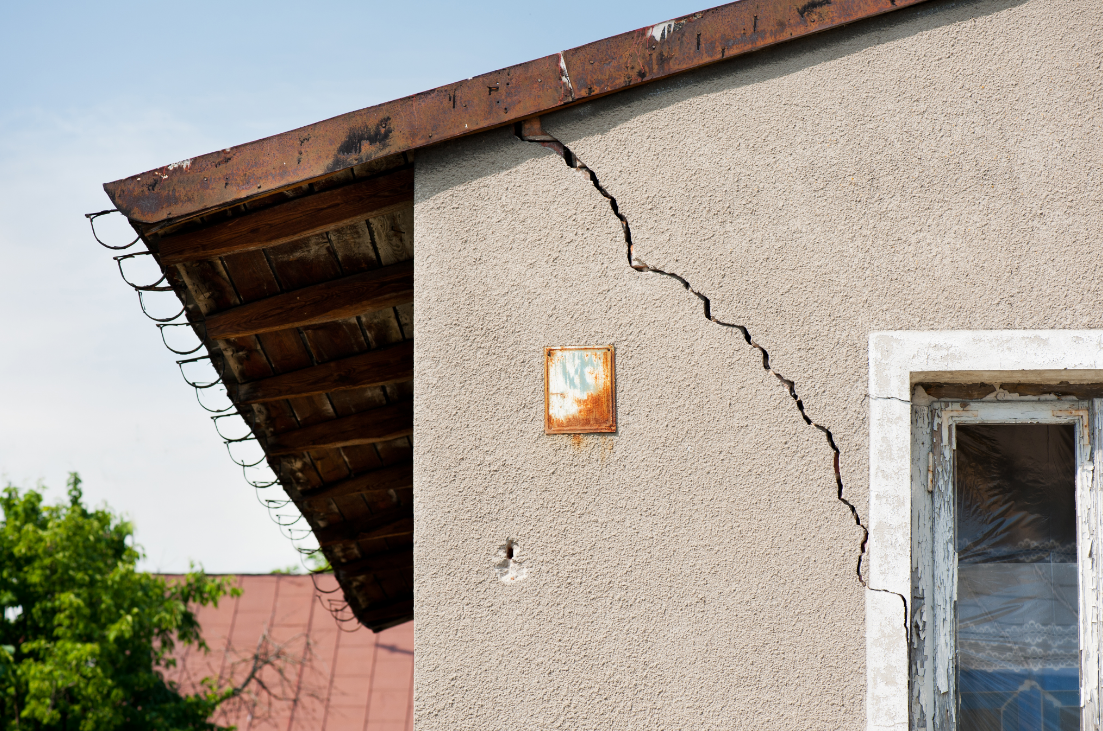
#> input picture Aula_04/rachadura3.png, 1103 x 731 px, found by its file name
$ python app.py
#> lines starting #> are read from the running program, lines starting #| are printed output that depends on the picture; after the words box and inside, x2 and y2 are one past the last pixel; in counts of white or black regions, pixels touching at a corner belong together; pictures that were not available may be replaced by others from this repository, and a replacement may not be noted
import cv2
import numpy as np

# Lista de arquivos de imagem
arquivos = [
    r"C:\Users\perry\Documents\Facul\7 SEM\VisaoComputacional\Aula_04\rachadura3.png",
    r"C:\Users\perry\Documents\Facul\7 SEM\VisaoComputacional\Aula_04\rachadura4.png",
    r"C:\Users\perry\Documents\Facul\7 SEM\VisaoComputacional\Aula_04\rachadura5.jpeg"
]

# Processar e exibir cada imagem
for i, arquivo in enumerate(arquivos, start=3):
    image_rgb = cv2.imread(arquivo, cv2.IMREAD_COLOR)
#> image_rgb is the input picture: shape (731, 1103, 3); mean B, G, R 146.6, 155.7, 163.3

    if image_rgb is None:
        print(f"Erro ao carregar a imagem: {arquivo}")
        continue

    imagem_cinza = cv2.cvtColor(image_rgb, cv2.COLOR_BGR2GRAY)
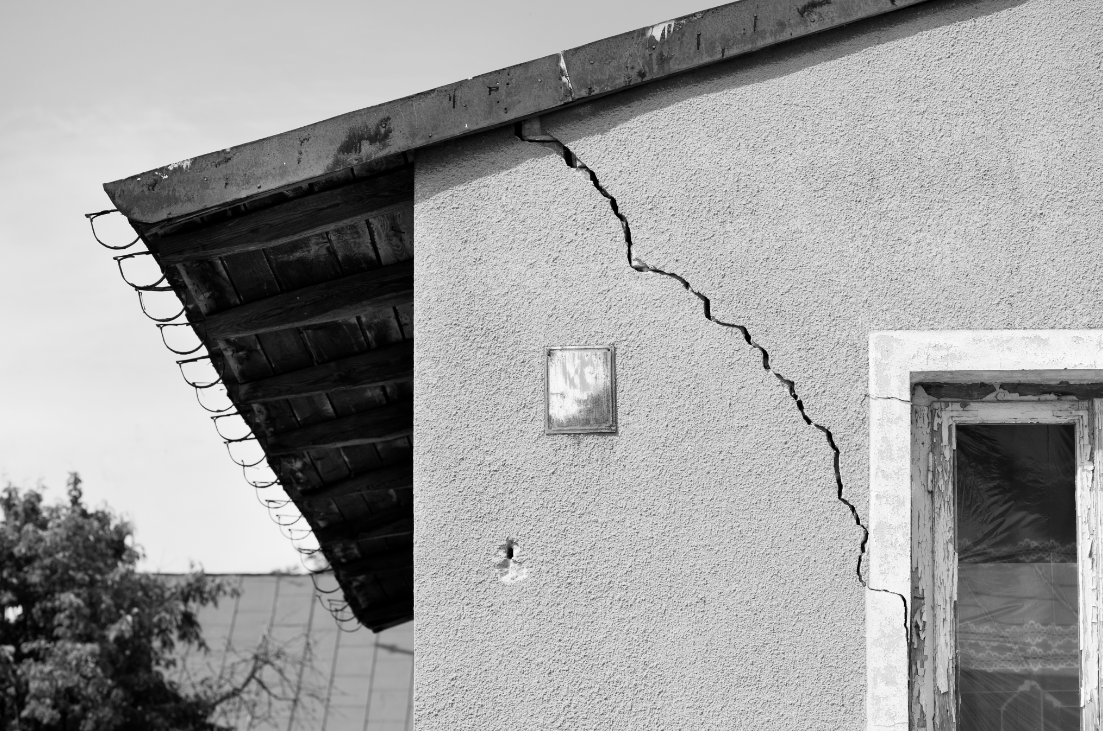
#> imagem_cinza: shape (731, 1103); min 0, max 253, mean 157
    _, imagem_binaria = cv2.threshold(imagem_cinza, 127, 255, cv2.THRESH_BINARY)
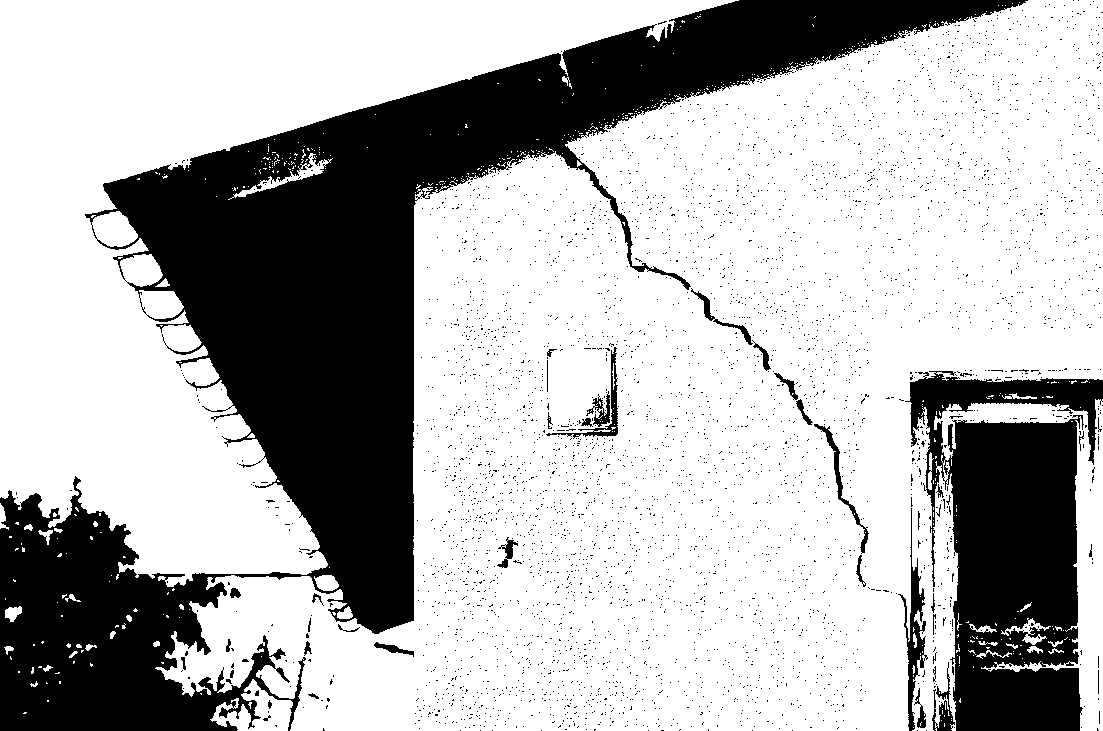
#> imagem_binaria: shape (731, 1103); 71.1% white; 4154 black regions (4115 under 20 px), largest, box (x1, y1, x2, y2) and area: (0, 0, 1028, 731) 176955, (905, 371, 1103, 731) 43629, (898, 508, 928, 731) 1635

    cv2.imshow(f"Thresholding Binário {i}", imagem_binaria)
#> pass 2 of the loop `for i, arquivo in enumerate(arquivos, start=3):`:
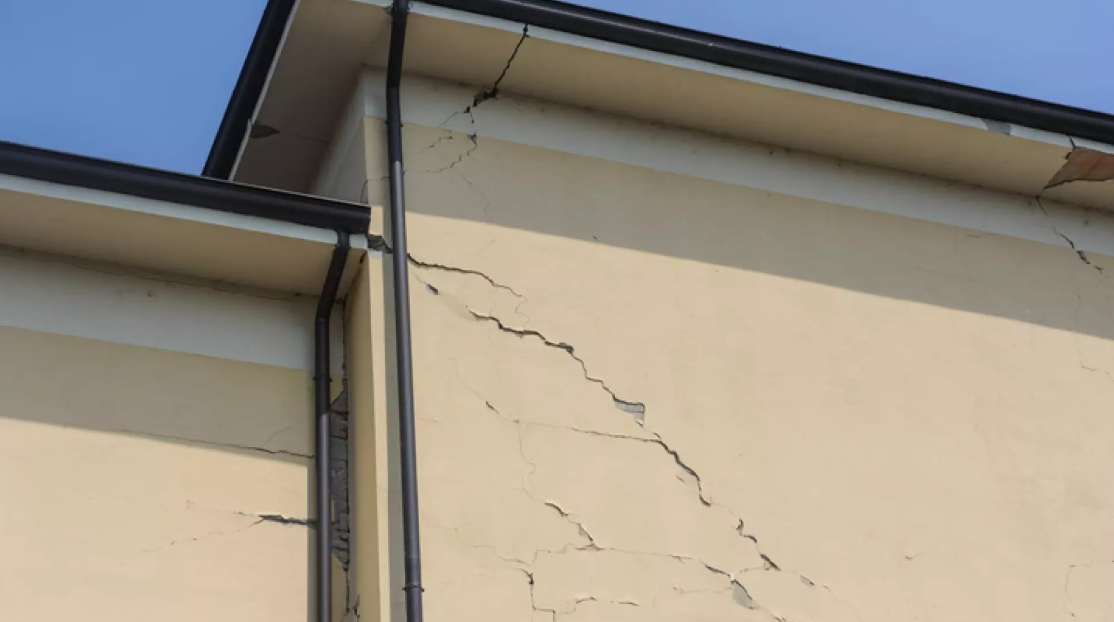
#> input picture Aula_04/rachadura4.png, 1114 x 622 px, found by its file name
#> image_rgb is the input picture: shape (622, 1114, 3); mean B, G, R 134.4, 145.4, 152.2
#> `imagem_cinza = cv2.cvtColor(image_rgb, cv2.COLOR_BGR2GRAY)`:
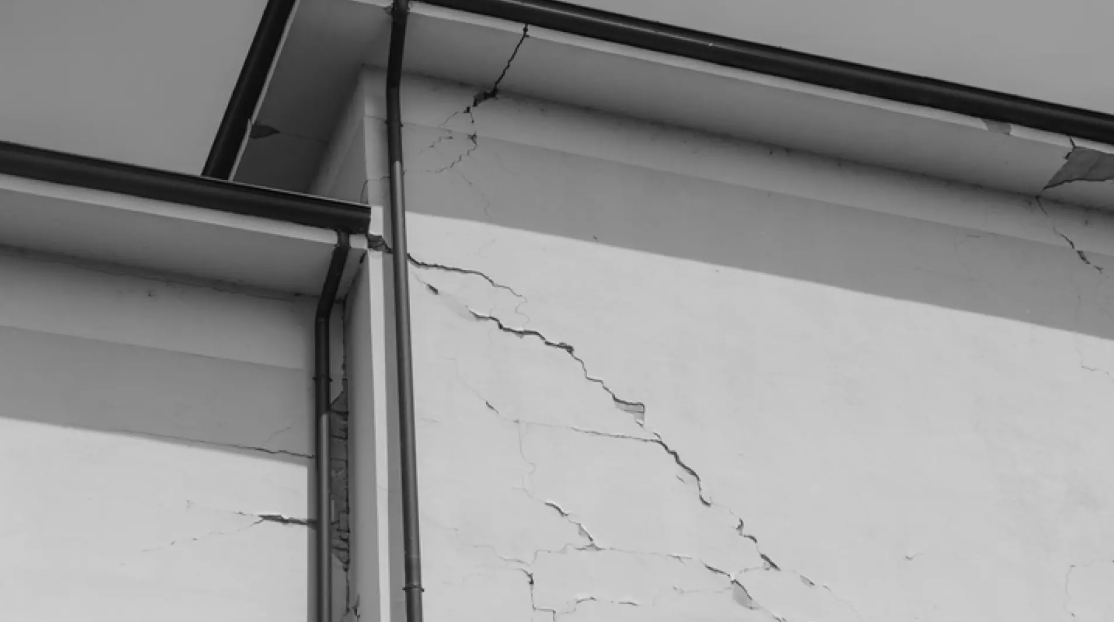
#> imagem_cinza: shape (622, 1114); min 2, max 229, mean 146.1
#> `_, imagem_binaria = cv2.threshold(imagem_cinza, 127, 255, cv2.THRESH_B..`:
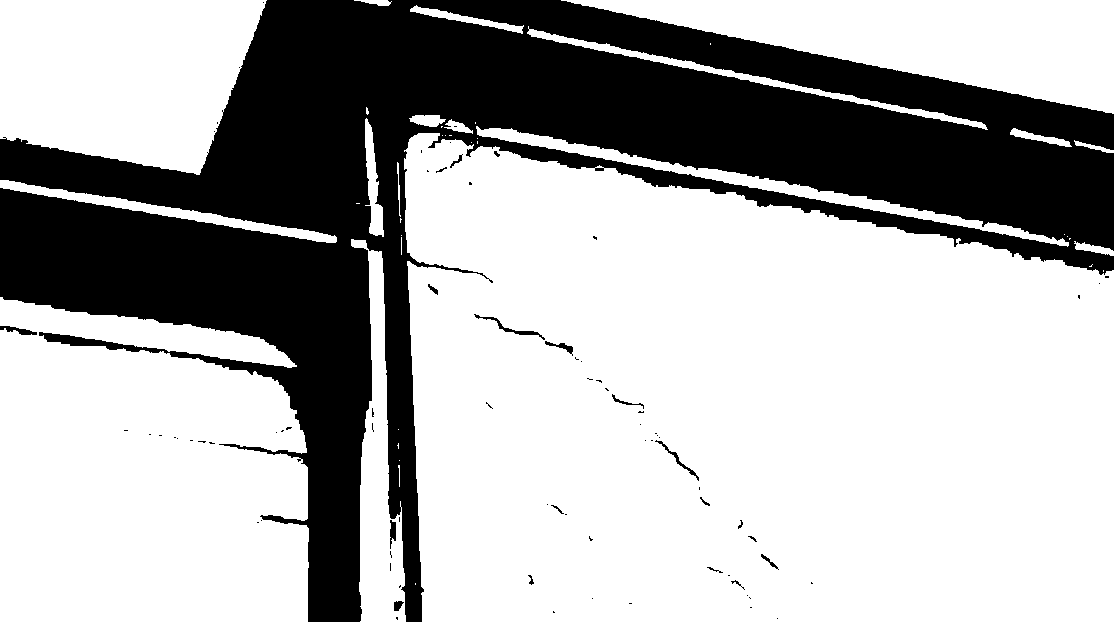
#> imagem_binaria: shape (622, 1114); 68.5% white; 79 black regions (60 under 20 px), largest, box (x1, y1, x2, y2) and area: (0, 0, 1114, 622) 216538, (474, 314, 545, 340) 224, (655, 440, 699, 481) 165
#> pass 3 of the loop `for i, arquivo in enumerate(arquivos, start=3):`:
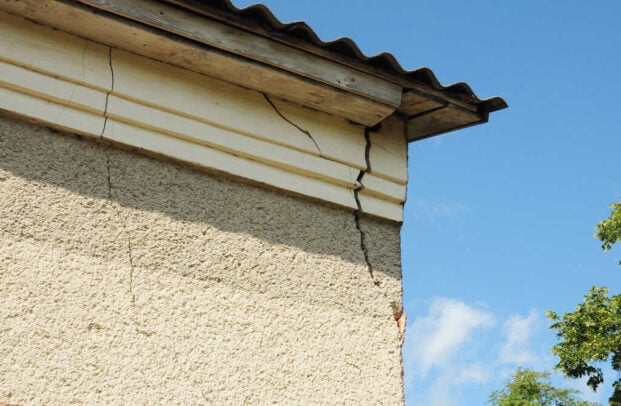
#> input picture Aula_04/rachadura5.jpg, 621 x 406 px, given in place of rachadura5.jpeg, which was not available
#> image_rgb is the input picture: shape (406, 621, 3); mean B, G, R 155.6, 157.8, 146.8
#> `imagem_cinza = cv2.cvtColor(image_rgb, cv2.COLOR_BGR2GRAY)`:
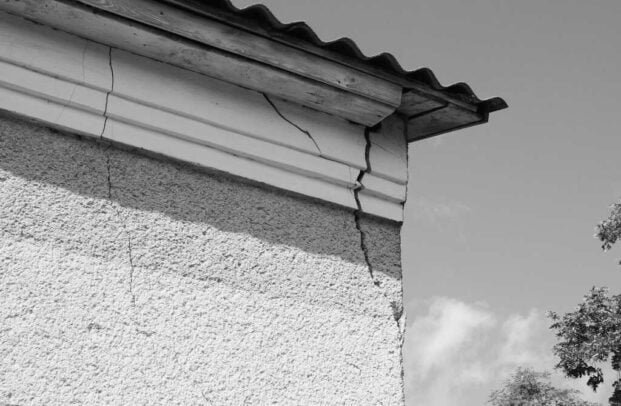
#> imagem_cinza: shape (406, 621); min 0, max 252, mean 154.3
#> `_, imagem_binaria = cv2.threshold(imagem_cinza, 127, 255, cv2.THRESH_B..`:
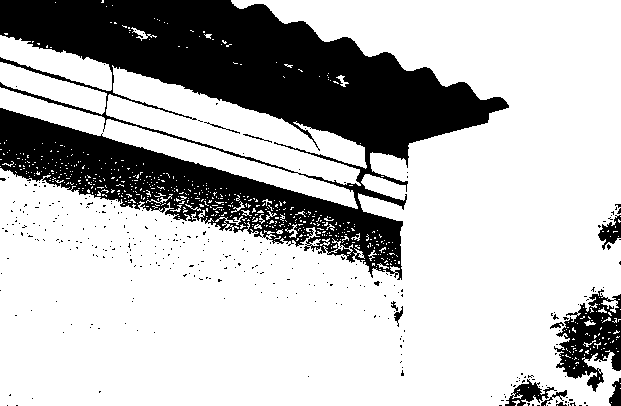
#> imagem_binaria: shape (406, 621); 73.8% white; 332 black regions (320 under 20 px), largest, box (x1, y1, x2, y2) and area: (0, 0, 509, 280) 60211, (554, 289, 621, 392) 3421, (505, 379, 557, 406) 546

cv2.waitKey(0)
cv2.destroyAllWindows()
